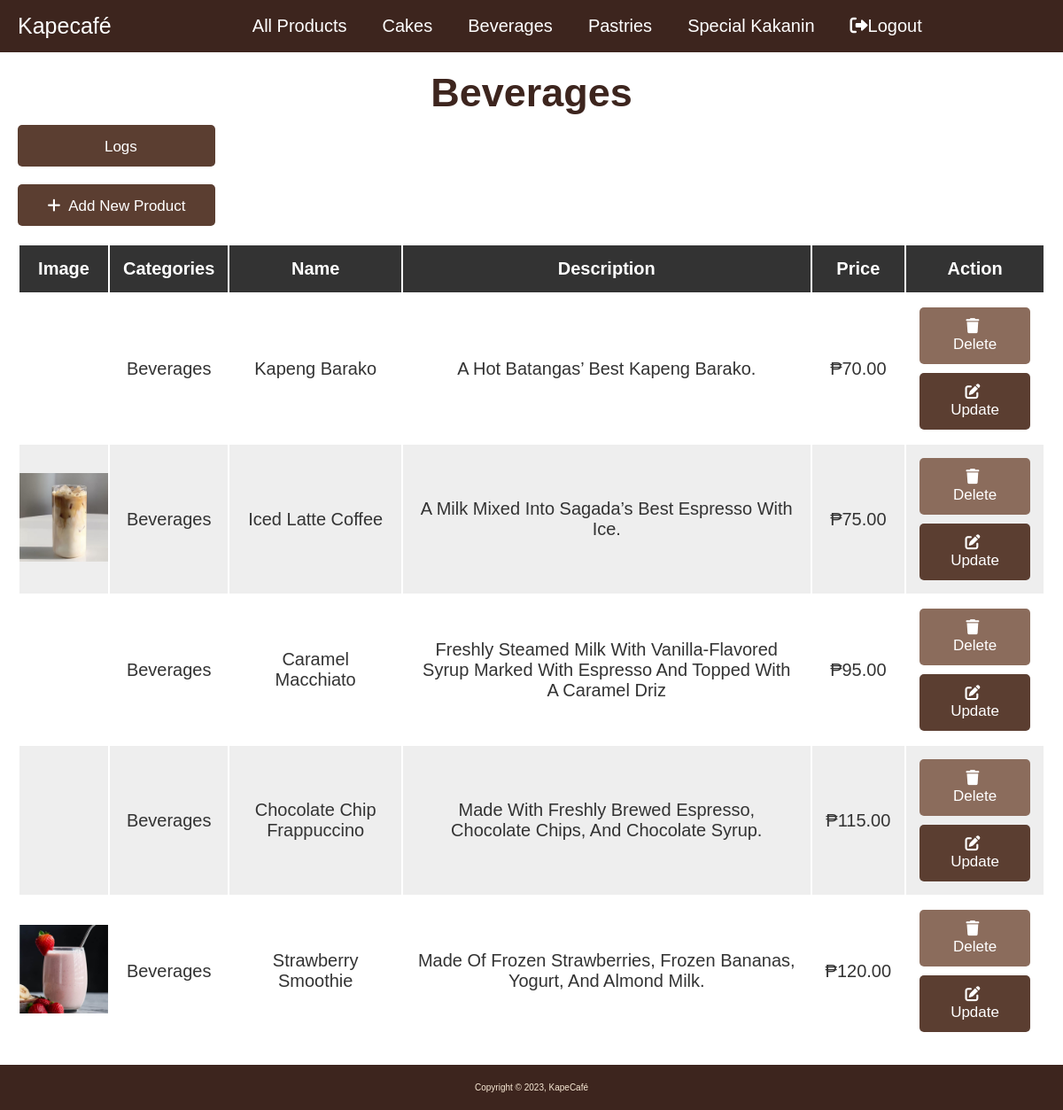
Page /admin/maintenance.php?category=Beverages (signed in) on the committed database.
### tables this page shows
CREATE TABLE `products` (
  `id` int(11) UNSIGNED NOT NULL,
  `category` varchar(100) NOT NULL,
  `name` varchar(100) NOT NULL,
  `description` varchar(100) NOT NULL,
  `image` varchar(100) NOT NULL,
  `price` varchar(100) NOT NULL
);

### services/config/Database.php (called while the page is built, shortened)
<?php
class Database
{
    private static $db_host = 'localhost';
    private static $db_name = 'kapecafe';
    private static $db_username = 'root';
    private static $db_password = '';
    private static $conn;
    public static function connect()
    {
        if (!isset(Database::$conn)) {
            try {
                Database::$conn = new PDO('mysql:host=' . Database::$db_host . ';dbname=' . Database::$db_name, Database::$db_username, Database::$db_password);
                Database::$conn->setAttribute(PDO::ATTR_ERRMODE, PDO::ERRMODE_EXCEPTION);
            } catch (PDOException $e) {
                echo 'Connection Error: ' . $e->getMessage();
            }
        }
        return Database::$conn;
    }
}

### services/models/Product.php (called while the page is built, shortened)
<?php
class Product
{
    private $conn;
    private $DB_TABLE = 'products';
    public $category;
    public function __construct($db)
    {
        $this->conn = $db;
    }
    public function read_by_category()
    {
        $query = "SELECT * FROM {$this->DB_TABLE} WHERE category = ?";
        $stmt = $this->conn->prepare($query);
        $stmt->bindParam(1, $this->category);
        $stmt->execute();
        return $stmt;
    }
}

### admin/maintenance.php (the view, shortened to what this page needs)
<?php
include_once '../shared/general.php';
include_once '../services/config/Database.php';
include_once '../services/models/Product.php';
$product = new Product(Database::connect());
if (isset($_GET['category'])) {
    $category = $_GET['category'];
}
?>
<!DOCTYPE html>
<html lang="en">
<head>
    <link rel="stylesheet" href="https://cdnjs.cloudflare.com/ajax/libs/font-awesome/6.0.0/css/all.min.css">
    <link rel="stylesheet" href="admin.css">
</head>
<body>
    <div class="container">
        <section class="display-product-table">
            <h1><?php
                echo isset($category) ? $category : "All Products";
                ?></h1>
            <a href="logging.php" class="option-btn" style="width: 223px; padding-top: 15px; margin-bottom: 20px;"> <i class="fa-solid fa-rectangle-terminal"></i></i> Logs </a>
            <a href="maintenance.php?create" class="option-btn" style="width: 223px; padding-top: 15px; margin-bottom: 20px;"> <i class="fa-solid fa-plus"></i></i> Add New Product </a>
            <table>
                <thead>
                    <th>Image</th>
                    <th>Categories</th>
                    <th>Name</th>
                    <th>Description</th>
                    <th>Price</th>
                    <th>action</th>
                </thead>
                <tbody>
                    <?php
                    if (isset($category)) {
                        $product->category = $category;
                        $results = $product->read_by_category();
                    } else {
                        $results = $product->read($size = 0);
                    }
                    if ($results->rowCount() > 0) {
                        while ($product_data = $results->fetch(PDO::FETCH_ASSOC)) {
                    ?>
                            <tr>
                                <td><img src="../assets/uploaded_img/<?php echo $product_data['image']; ?>" height="100" alt=""></td>
                                <td><?php echo $product_data['category']; ?></td>
                                <td><?php echo $product_data['name']; ?></td>
                                <td><?php echo $product_data['description']; ?></td>
                                <td>₱<?php echo $product_data['price']; ?></td>
                                <td>
                                    <a href="maintenance.php?delete=<?php echo $product_data['id']; ?>" class="delete-btn" onclick="return confirm('are your sure you want to delete this?');"> <i class="fas fa-trash"></i> delete </a>
                                    <a href="maintenance.php?edit=<?php echo $product_data['id']; ?>" class="option-btn"> <i class="fas fa-edit"></i> update </a>
                                </td>
                            </tr>
                    <?php
                        }
                    } else {
                        echo "<div class='empty'>no product added</div>";
                    }
                    ?>
                </tbody>
            </table>
        </section>
    </div>
    <div><?php html_footer();
            if (isset($_GET['message'])) {
                switch ($_GET['message']) {
                    case 'success_create':
                        echo "<script>alert('Created Successfully!');</script>";
                        break;
                    case 'failed_create':
                        echo "<script>alert('Failed to Create!');</script>";
                        break;
                    case 'success_update':
                        echo "<script>alert('Updated Successfully!');</script>";
                        break;
                    case 'failed_update':
                        echo "<script>alert('Failed to Update!');</script>";
                        break;
                    case 'success_delete':
                        echo "<script>alert('Deleted Successfully!');</script>";
                        break;
                    case 'failed_delete':
                        echo "<script>alert('Failed to Delete!');</script>";
                        break;
                    default:
                        break;
                }
            } ?></div>
</body>
</html>

### admin/admin.css (style rules this page uses)
:root { --darkbrown:#3d251e; --lightbrown: #8b6c5c; --brown:#5b3e31; --black:#333; --white:#fff; --bg-color:#eee; --dark-bg:rgba(0,0,0,.7); --box-shadow:0 .5rem 1rem rgba(0,0,0,.1); --border:.1rem solid #999; }
* { font-family: 'Poppins', sans-serif; margin:0; padding:0; box-sizing: border-box; outline: none; border:none; text-decoration: none; text-transform: capitalize; }
html { font-size: 62.5%; overflow-x: hidden; }
.container { max-width: 1200px; margin:0 auto; }
section { padding:2rem; }
.btn, .option-btn, .delete-btn { display: block; width: 100%; text-align: center; background-color: var(--darkbrown); color:var(--white); font-size: 1.7rem; padding:1.2rem 3rem; border-radius: .5rem; cursor: pointer; margin-top: 1rem; }
.option-btn i, .delete-btn i { padding-right: .5rem; }
.option-btn { background-color: var(--brown); }
.delete-btn { margin-top: 0; background-color: var(--lightbrown); }
.display-product-table table { width: 100%; text-align: center; }
h1 { font-size: 45px !important; color: var(--darkbrown); text-align: center; }
.display-product-table table thead th { padding:1.5rem; font-size: 2rem; background-color: var(--black); color:var(--white); }
.display-product-table table td { padding:1.5rem; font-size: 2rem; color:var(--black); }
.display-product-table table td:first-child { padding:0; }
.display-product-table table tr:nth-child(even) { background-color: var(--bg-color); }

### rows in the picture
products: category "Beverages", name "Kapeng Barako", description "A Hot Batangas’ Best Kapeng Barako.", price "70.00"
products: image (picture), category "Beverages", name "Iced Latte Coffee", description "A Milk Mixed Into Sagada’s Best Espresso With Ice.", price "75.00"
products: category "Beverages", name "Caramel Macchiato", description "Freshly Steamed Milk With Vanilla-Flavored Syrup Marked With Espresso And Topped With A Caramel Driz", price "95.00"
products: category "Beverages", name "Chocolate Chip Frappuccino", description "Made With Freshly Brewed Espresso, Chocolate Chips, And Chocolate Syrup.", price "115.00"
products: image (picture), category "Beverages", name "Strawberry Smoothie", description "Made Of Frozen Strawberries, Frozen Bananas, Yogurt, And Almond Milk.", price "120.00"

### other values in the picture
$category "Beverages"
